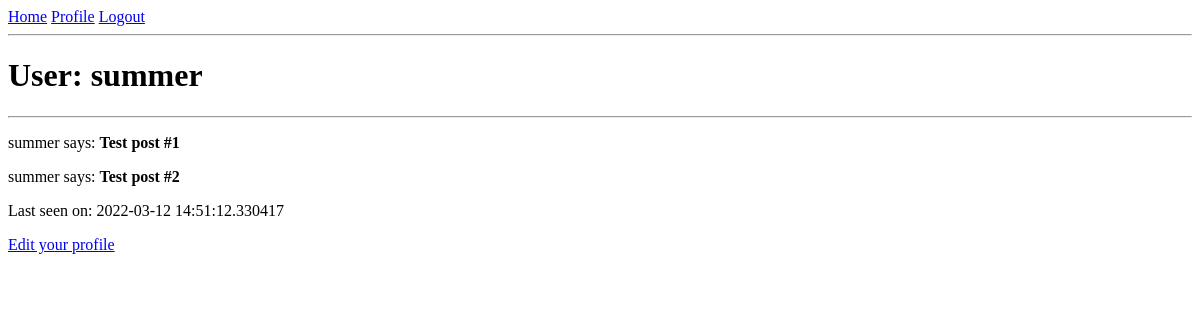
The app's page /user/summer (signed in), older data.
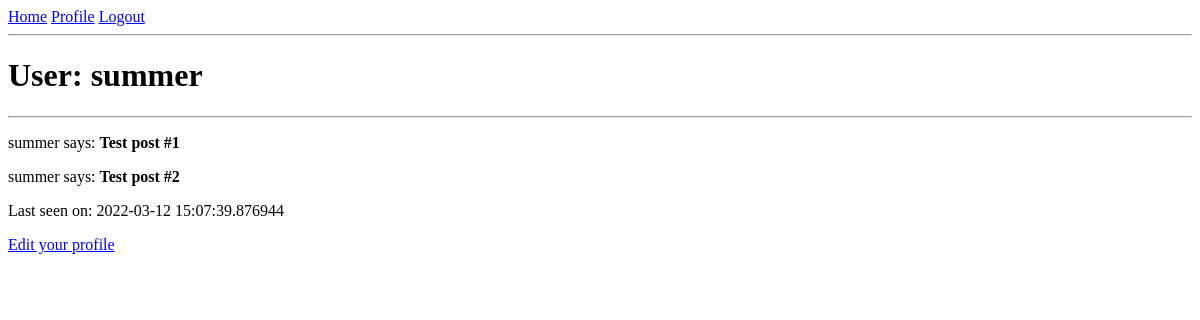
The same page, newer data.
### app/models.py (models this page shows, shortened)
class User(UserMixin, db.Model):
    id = db.Column(db.Integer, primary_key=True)
    username = db.Column(db.String(64), index=True, unique=True)
    email = db.Column(db.String(120), index=True, unique=True)
    password_hash = db.Column(db.String(128))
    last_seen = db.Column(db.DateTime, default=datetime.utcnow)

### app/routes.py (the view)
@app.route("/user/<username>")
@login_required
def user(username):
    user = User.query.filter_by(username=username).first_or_404()
    posts = [
        {"author": user, "body": "Test post #1"},
        {"author": user, "body": "Test post #2"},
    ]
    return render_template("user.html", user=user, posts=posts)

### app/models.py (called while the page is built)
@login.user_loader
def load_user(id):
    return User.query.get(int(id))

### app/routes.py (called while the page is built)
@app.before_request
def before_request():
    if current_user.is_authenticated:
        current_user.last_seen = datetime.utcnow()
        db.session.commit()

### app/templates/user.html
{% extends "base.html" %}
{% block content %}
    <h1>User: {{ user.username }}</h1>
    <hr>
    {% for post in posts %}
    <p>
    {{ post.author.username }} says: <b>{{ post.body }}</b>
    </p>
    {% endfor %}
    {% if user.last_seen %}<p>Last seen on: {{ user.last_seen }}</p>{% endif %}
    {% if user == current_user %}
    <p><a href="{{ url_for('edit_profile') }}">Edit your profile</a></p>
    {% endif %}
{% endblock %}

### app/templates/base.html (shortened to what this page needs)
<!DOCTYPE html>
<html>
  <head>
  </head>
  <body>
    <div>
      <a href="{{ url_for('index') }}">Home</a>
      {% if current_user.is_anonymous %}
      <a href="{{ url_for('login') }}">Login</a>
      {% else %}
      <a href="{{ url_for('user', username=current_user.username) }}">Profile</a>
      <a href="{{ url_for('logout') }}">Logout</a>
      {% endif %}
    </div>
    <hr />
    {% block content %}{% endblock %}
  </body>
</html>

Row changes from the older to the newer data that the page shows:
changed User "summer": last_seen "2022-03-12 14:51:12.330417" → "2022-03-12 15:07:39.876944"
